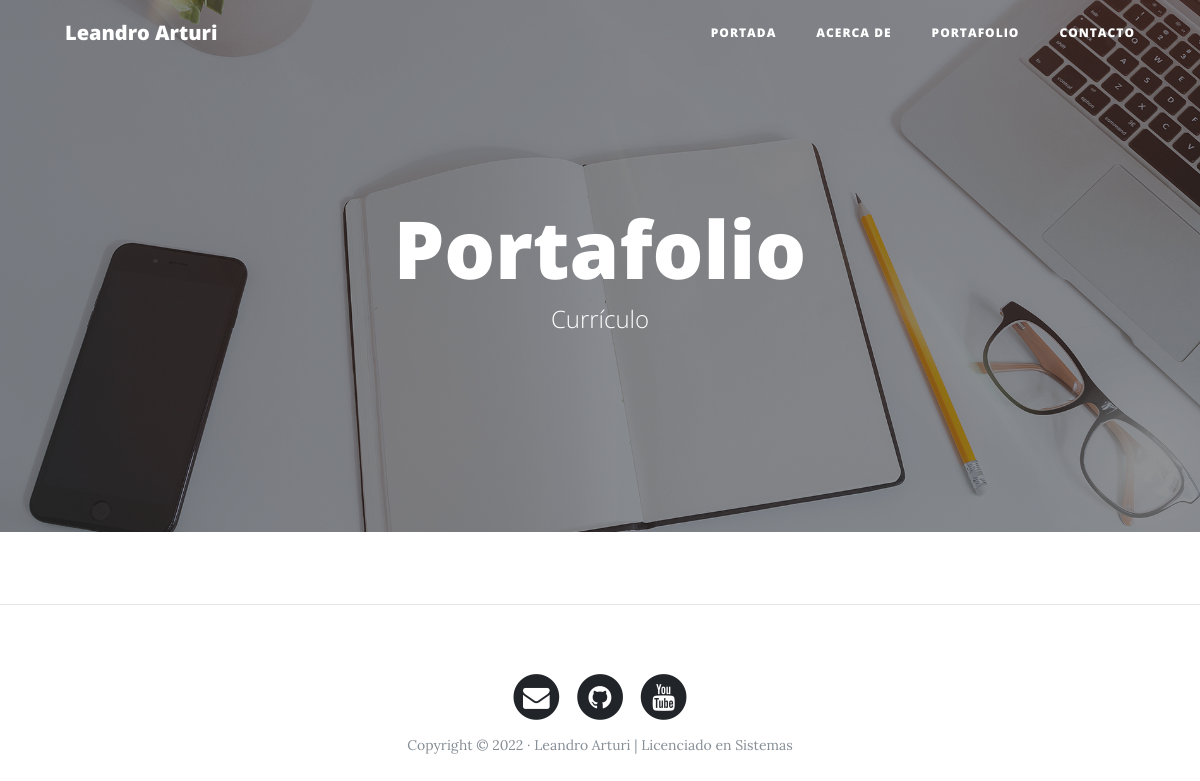
/portfolio/, run on an earlier commit of the app's database.
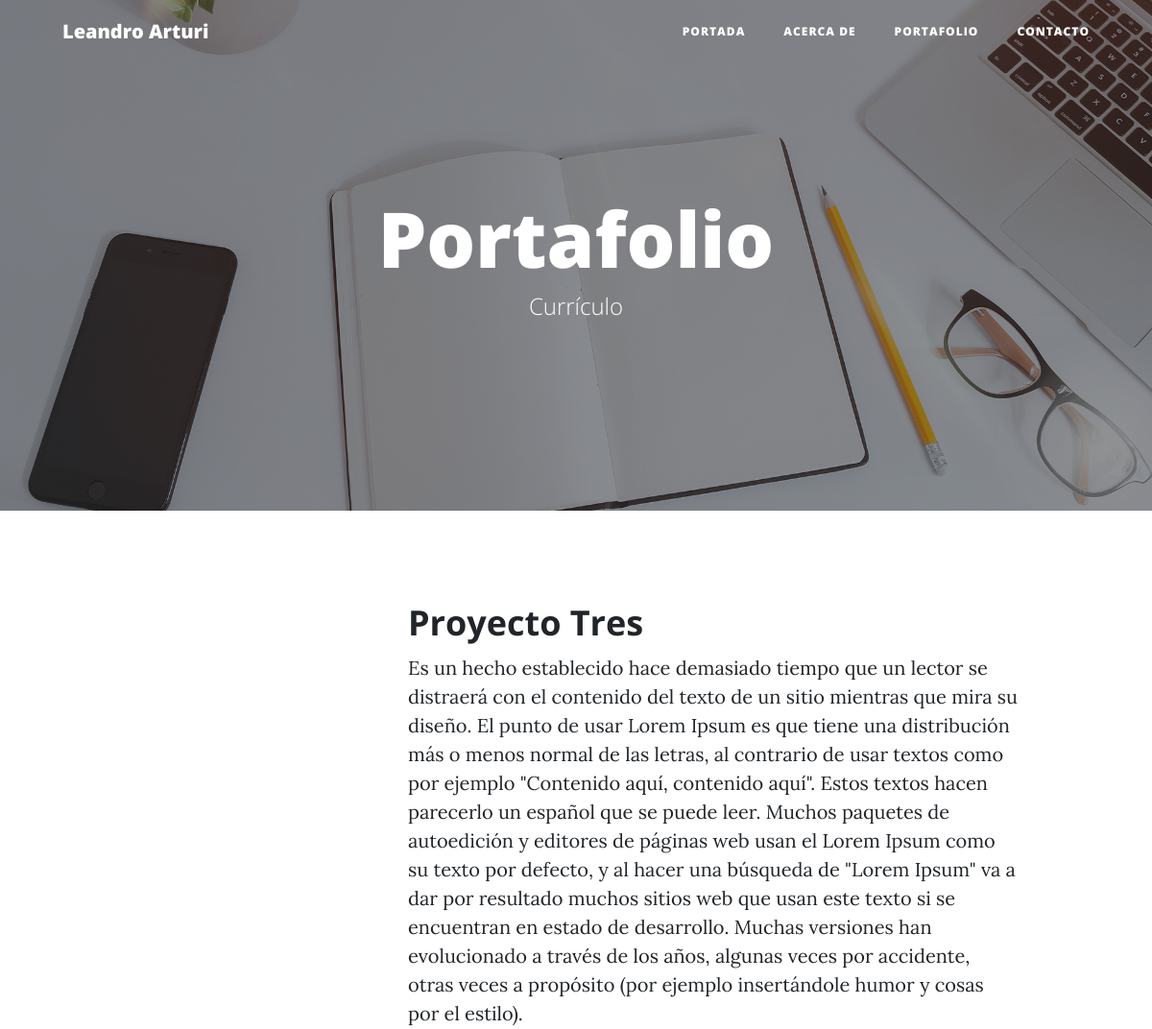
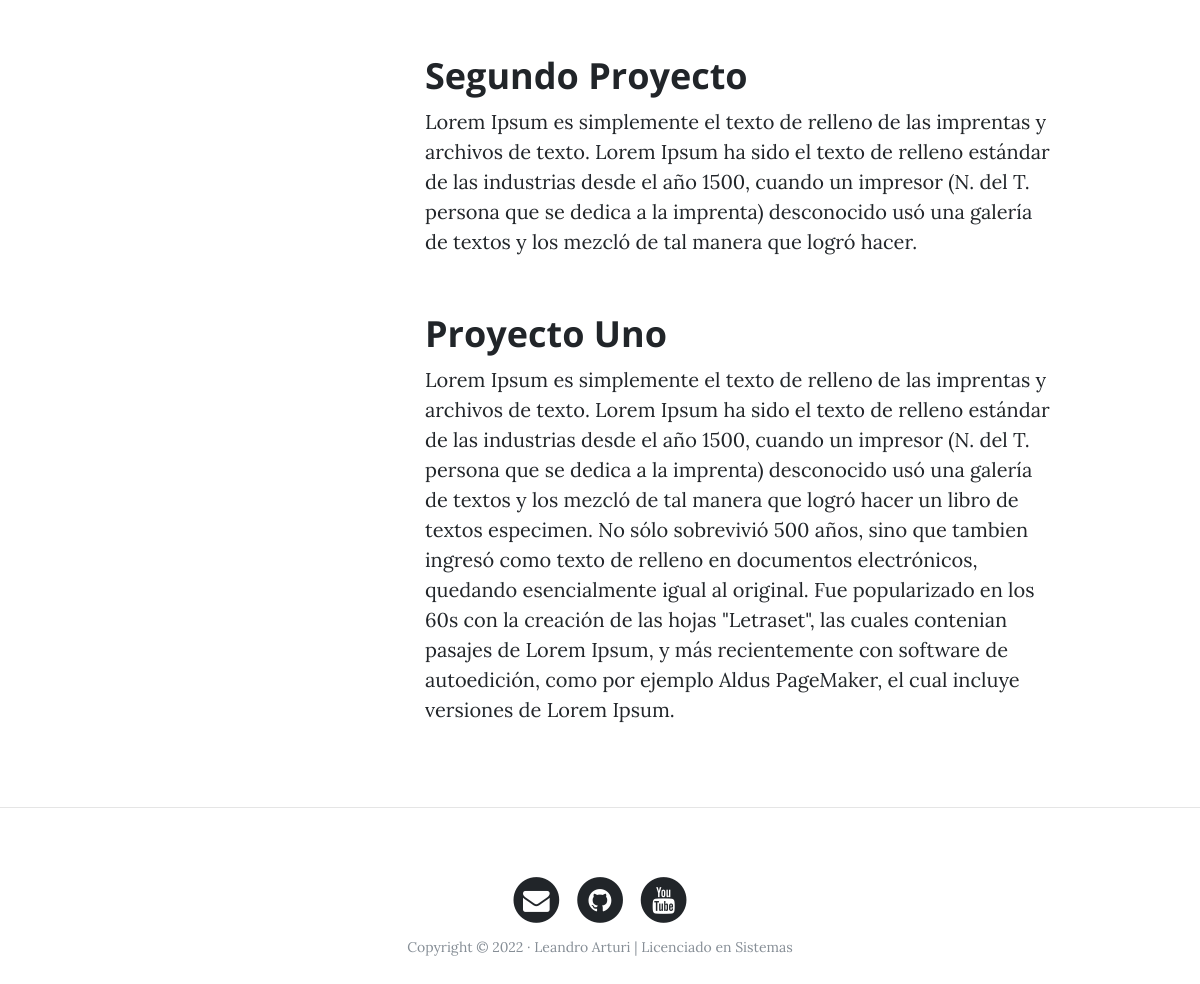
And on a later commit of the database (2 pictures, top to bottom).
### portfolio/models.py (models this page shows, shortened)
class Project(models.Model):
    title = models.CharField(max_length=100, verbose_name='Título')
    description = models.TextField(verbose_name='Descripción')
    image = models.ImageField(upload_to='projects', verbose_name='Imagen')
    url_field = models.URLField(null=True, blank=True, verbose_name='Dirección Web')
    created = models.DateTimeField(auto_now_add=True, verbose_name='Fecha de creación')
    updated = models.DateTimeField(auto_now=True, verbose_name='Fecha de modificación')
    class Meta:
        verbose_name = 'projecto'
        verbose_name_plural = 'projectos'
        ordering = ['-created']

### portfolio/views.py (the view)
# urls.py: path('portfolio/', portfolio_views.portfolio, name='portfolio'),
def portfolio(request):
    projects = Project.objects.all()
    return render(request, 'portfolio/portfolio.html', {'projects': projects})

### portfolio/templates/portfolio/portfolio.html (shortened to what this page needs)
{% extends 'core/base.html' %}
{% block background %}{% load static %}{% static 'core/img/portfolio-bg.jpg' %}{% endblock %}
{% block headers %}
<h1>Portafolio</h1>
<span class="subheading">Currículo</span>
{% endblock %}
{% block content %}
    {% for project in projects %}
            <div class="row project">
            <div class="col-lg-3 col-md-4 offset-lg-1">
            </div>
            <div class="col-lg-7 col-md-8">
                <h2 class="section-heading title">{{ project.title }}</h2>
                <p>
                    {{ project.description }}
                </p>
            </div>
            </div>
    {% endfor %}
{% endblock %}

### core/templates/core/base.html (shortened to what this page needs)
<!DOCTYPE html>
<html lang="es">
   <head>
      {% load static %}
      <link
         href="{% static 'core/vendor/bootstrap/css/bootstrap.min.css' %}"
         rel="stylesheet"
      />
      <link
         href="{% static 'core/vendor/font-awesome/css/font-awesome.min.css' %}"
         rel="stylesheet"
         type="text/css"
      />
      <link
         href="{% static 'core/css/clean-blog.min.css' %}"
         rel="stylesheet"
      />
   </head>
   <body>
      <nav class="navbar navbar-expand-lg navbar-light fixed-top" id="mainNav">
         <div class="container">
            <a class="navbar-brand" href="{% url 'home' %}">Leandro Arturi</a>
            <div class="collapse navbar-collapse" id="navbarResponsive">
               <ul class="navbar-nav ml-auto">
                  <li class="nav-item">
                     <a class="nav-link" href="{% url 'home' %}">Portada</a>
                  </li>
                  <li class="nav-item">
                     <a class="nav-link" href="{% url 'about' %}">Acerca de</a>
                  </li>
                  <li class="nav-item">
                     <a class="nav-link" href="{% url 'portfolio' %}"
                        >Portafolio</a
                     >
                  </li>
                  <li class="nav-item">
                     <a class="nav-link" href="{% url 'contact' %}">Contacto</a>
                  </li>
               </ul>
            </div>
         </div>
      </nav>
      <header
         class="masthead"
         style="background-image: url('{% block background  %} {% endblock %}')"
      >
         <div class="overlay"></div>
         <div class="container">
            <div class="row">
               <div class="col-lg-8 col-md-10 mx-auto">
                  <div class="site-heading">
                     {% block headers %}{% endblock %}
                  </div>
               </div>
            </div>
         </div>
      </header>
      <div class="container">{% block content %}{% endblock %}</div>
      {% if request.path != "/" %}
      <hr />
      {% endif %}
      <footer>
         <div class="container">
            <div class="row">
               <div class="col-lg-8 col-md-10 mx-auto">
                  <ul class="list-inline text-center">
                     <li class="list-inline-item">
                        <a href="#">
                           <span class="fa-stack fa-lg">
                              <i class="fa fa-circle fa-stack-2x"></i>
                              <i
                                 class="fa fa-envelope fa-stack-1x fa-inverse"
                              ></i>
                           </span>
                        </a>
                     </li>
                     <li class="list-inline-item">
                        <a href="#">
                           <span class="fa-stack fa-lg">
                              <i class="fa fa-circle fa-stack-2x"></i>
                              <i
                                 class="fa fa-github fa-stack-1x fa-inverse"
                              ></i>
                           </span>
                        </a>
                     </li>
                     <li class="list-inline-item">
                        <a href="#">
                           <span class="fa-stack fa-lg">
                              <i class="fa fa-circle fa-stack-2x"></i>
                              <i
                                 class="fa fa-youtube fa-stack-1x fa-inverse"
                              ></i>
                           </span>
                        </a>
                     </li>
                  </ul>
                  <p class="copyright text-muted">
                     Copyright &copy; 2022 · Leandro Arturi | Licenciado en
                     Sistemas
                  </p>
               </div>
            </div>
         </div>
      </footer>
   </body>
</html>

What changed in the data, as far as the page shows it:
added Project: title "Proyecto Tres", description "Es un hecho establecido hace demasiado tiempo que un lector se distraerá con el contenido del texto de un sitio mientras que mira su diseño. El punto de usar Lorem Ipsum es que tiene una distribución más o menos normal de las letras, al contrario de usar textos como por ejemplo \"Contenido aquí, contenido aquí\". Estos textos hacen parecerlo un español que se puede leer. Muchos paquetes de autoedición y editores de páginas web usan el Lorem Ipsum como su texto por defecto, y al hacer una búsqueda de \"Lorem Ipsum\" va a dar por resultado muchos sitios web que usan este texto si se encuentran en estado de desarrollo. Muchas versiones han evolucionado a través de los años, algunas veces por…"
added Project: title "Segundo Proyecto", description "Lorem Ipsum es simplemente el texto de relleno de las imprentas y archivos de texto. Lorem Ipsum ha sido el texto de relleno estándar de las industrias desde el año 1500, cuando un impresor (N. del T. persona que se dedica a la imprenta) desconocido usó una galería de textos y los mezcló de tal manera que logró hacer."
added Project: title "Proyecto Uno", description "Lorem Ipsum es simplemente el texto de relleno de las imprentas y archivos de texto. Lorem Ipsum ha sido el texto de relleno estándar de las industrias desde el año 1500, cuando un impresor (N. del T. persona que se dedica a la imprenta) desconocido usó una galería de textos y los mezcló de tal manera que logró hacer un libro de textos especimen. No sólo sobrevivió 500 años, sino que tambien ingresó como texto de relleno en documentos electrónicos, quedando esencialmente igual al original. Fue popularizado en los 60s con la creación de las hojas \"Letraset\", las cuales contenian pasajes de Lorem Ipsum, y más recientemente con software de autoedición, como por ejemplo Aldus PageMaker, el cual…"
